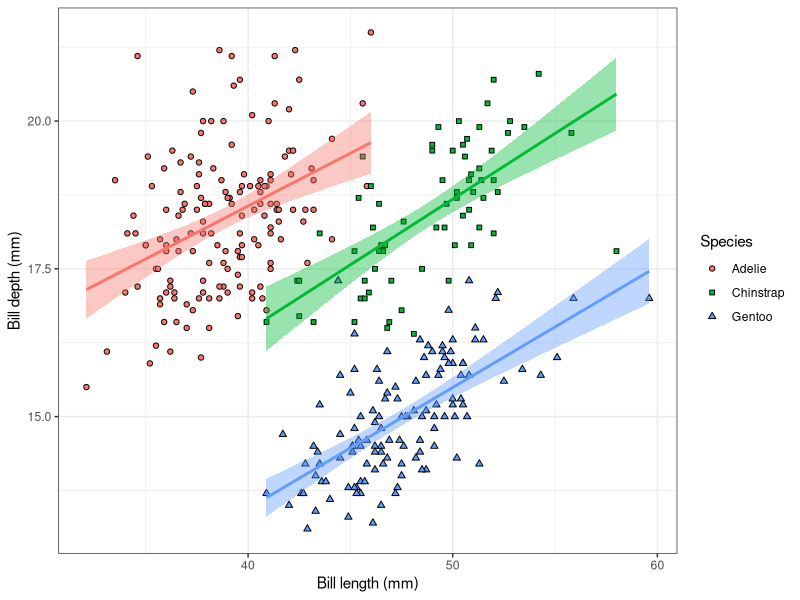
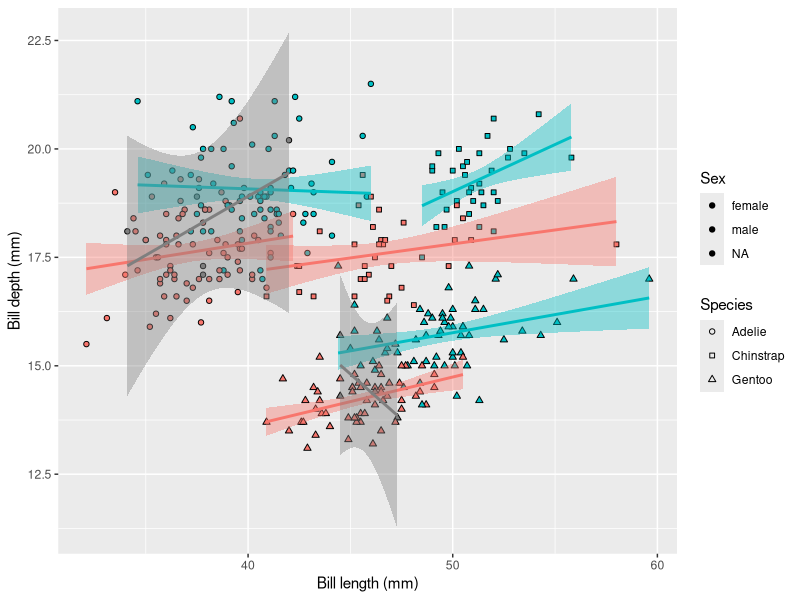
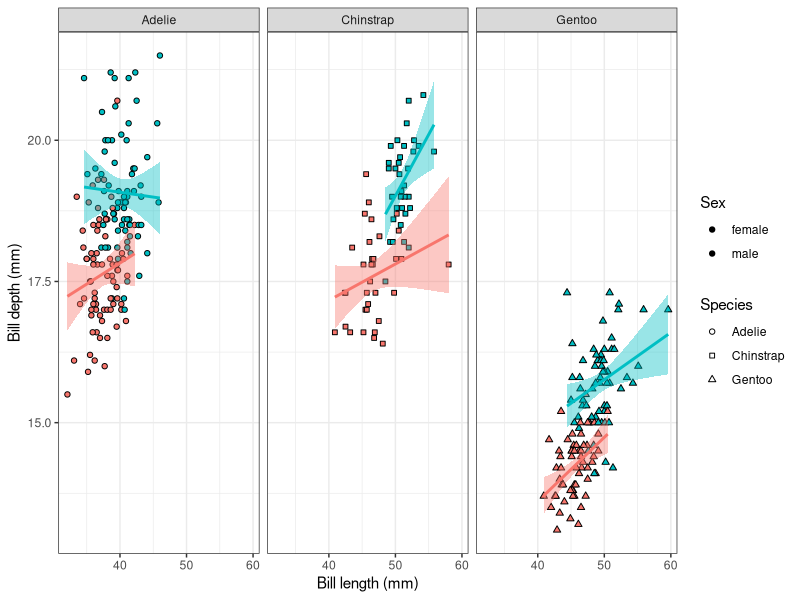
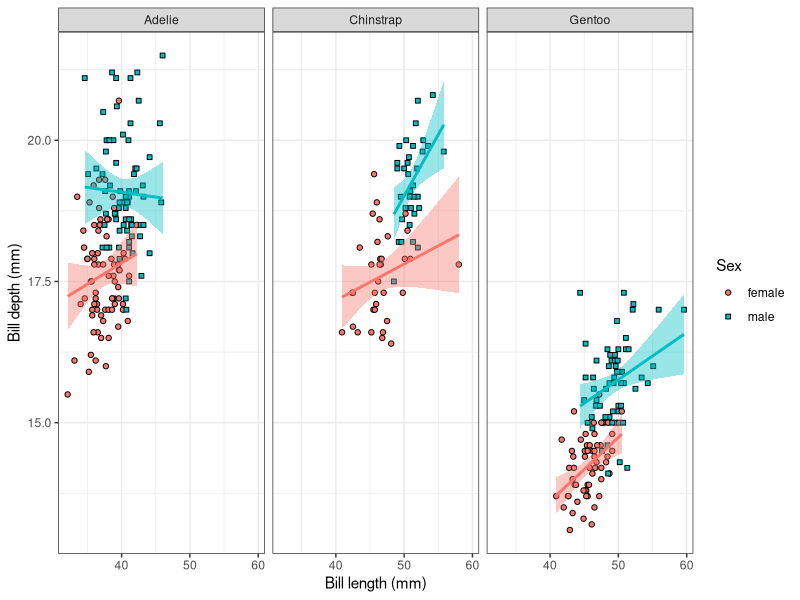
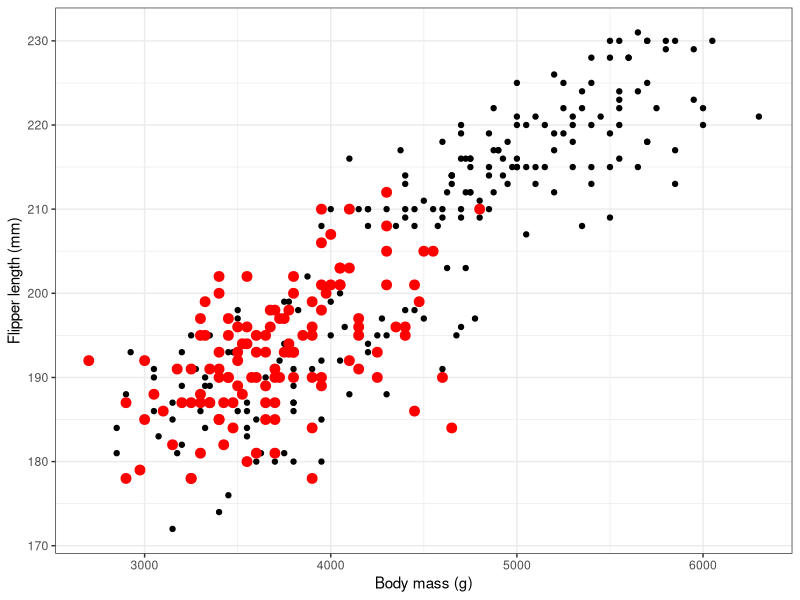

Write R code to recreate these figures, in order.
## ---- chunk 1
library(palmerpenguins)
library(tidyverse)

glimpse(penguins)
## ---- chunk 2
#| warning: false
penguins |> 
  ggplot(aes(x = bill_length_mm, y = bill_depth_mm, fill = species, shape = species)) +
  geom_point() + 
  geom_smooth(aes(colour = species), method = 'lm', show.legend = F) + 
  scale_shape_manual(values = c(21, 22, 24)) + 
  labs(x = 'Bill length (mm)', y = 'Bill depth (mm)', fill = 'Species', shape = 'Species') + 
  theme_bw()
## ---- chunk 3
#| warning: false
penguins |> 
  ggplot(aes(x = bill_length_mm, y = bill_depth_mm, fill = sex, shape = species)) +
  geom_point() + 
  geom_smooth(aes(colour = sex), method = 'lm', show.legend = F) + 
  scale_shape_manual(values = c(21, 22, 24)) + 
  labs(x = 'Bill length (mm)', y = 'Bill depth (mm)', fill = 'Sex', shape = 'Species') 
## ---- chunk 4
#| warning: false
penguins |> 
  filter(!is.na(sex)) |> 
  ggplot(aes(x = bill_length_mm, y = bill_depth_mm, fill = sex, shape = species)) +
  geom_point() + 
  geom_smooth(aes(colour = sex), method = 'lm', show.legend = F) + 
  scale_shape_manual(values = c(21, 22, 24)) + 
  labs(x = 'Bill length (mm)', y = 'Bill depth (mm)', fill = 'Sex', shape = 'Species') + 
  facet_wrap(~species)+
  theme_bw()
## ---- chunk 5
#| warning: false
penguins |> 
  filter(!is.na(sex)) |> 
  ggplot(aes(x = bill_length_mm, y = bill_depth_mm, fill = sex, shape = sex)) +
  geom_point() + 
  geom_smooth(aes(colour = sex), method = 'lm', show.legend = F) + 
  scale_shape_manual(values = c(21, 22, 24)) + 
  labs(x = 'Bill length (mm)', y = 'Bill depth (mm)', fill = 'Sex', shape = 'Sex') + 
  facet_wrap(~species)+
  theme_bw()
## ---- chunk 6
penguins |> 
  ggplot(aes(body_mass_g, flipper_length_mm))+
  geom_point()+
  geom_point(data = penguins |> filter(island == 'Dream'), colour = 'red', size = 3)+
  theme_bw()+
  labs(x = 'Body mass (g)', y = 'Flipper length (mm)')
